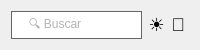
          <widget class="QFrame" name="header_frame">
           <property name="minimumSize">
            <size>
             <width>0</width>
             <height>50</height>
            </size>
           </property>
           <property name="maximumSize">
            <size>
             <width>16777215</width>
             <height>50</height>
            </size>
           </property>
           <property name="styleSheet">
            <string notr="true">QFrame#header_frame {
	background-color: #ffccff;
	border: none;
}</string>
           </property>
           <layout class="QHBoxLayout" name="horizontalLayout_2">
            <property name="rightMargin">
             <number>15</number>
            </property>
            <item>
             <widget class="QLineEdit" name="searchBar_sidebar">
              <property name="minimumSize">
               <size>
                <width>0</width>
                <height>28</height>
               </size>
              </property>
              <property name="sizePolicy">
               <sizepolicy hsizetype="Expanding" vsizetype="Fixed">
                <horstretch>3</horstretch>
                <verstretch>0</verstretch>
               </sizepolicy>
              </property>
              <property name="styleSheet">
               <string>QLineEdit {
	border-radius: 16px;
	border: 1px solid #666;
	padding-left: 15px;
	background-color: white;
	color: #666;
	font-size: 12px;
}</string>
              </property>
              <property name="placeholderText">
               <string>🔍 Buscar</string>
              </property>
             </widget>
            </item>
            <item>
             <widget class="QPushButton" name="btn_theme">
              <property name="styleSheet">
               <string>font-size: 18px; background: transparent; border: none;</string>
              </property>
              <property name="text">
               <string>☀️</string>
              </property>
              <property name="flat">
               <bool>true</bool>
              </property>
             </widget>
            </item>
            <item>
             <widget class="QPushButton" name="btn_profile">
              <property name="styleSheet">
               <string>font-size: 18px; background: transparent; border: none;</string>
              </property>
              <property name="text">
               <string>👤</string>
              </property>
              <property name="flat">
               <bool>true</bool>
              </property>
             </widget>
            </item>
           </layout>
          </widget>
